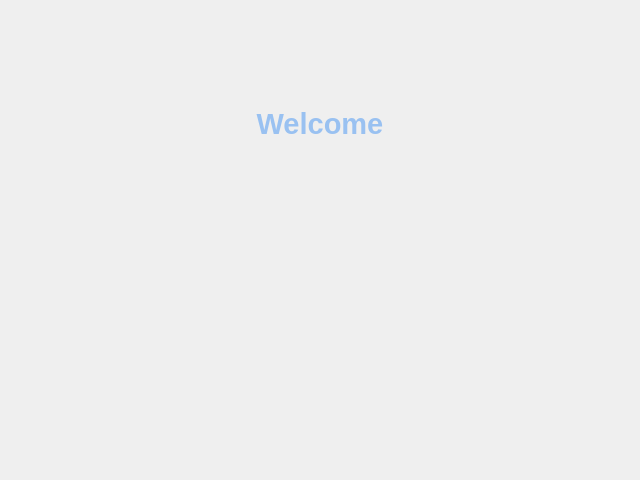
<?xml version="1.0" encoding="UTF-8"?>
<ui version="4.0">
 <class>NJoySplashScreen</class>
 <widget class="QWidget" name="NJoySplashScreen">
  <property name="geometry">
   <rect>
    <x>0</x>
    <y>0</y>
    <width>640</width>
    <height>480</height>
   </rect>
  </property>
  <property name="windowTitle">
   <string>NJOY Interface</string>
  </property>
  <layout class="QGridLayout" name="gridLayout">
   <item row="2" column="0">
    <widget class="QLabel" name="labelIcon">
     <property name="text">
      <string/>
     </property>
     <property name="pixmap">
      <pixmap resource="Resources.qrc">:/Icons/atom.png</pixmap>
     </property>
     <property name="alignment">
      <set>Qt::AlignHCenter|Qt::AlignTop</set>
     </property>
    </widget>
   </item>
   <item row="1" column="0">
    <widget class="QLabel" name="labelWelcome">
     <property name="text">
      <string>&lt;html&gt;&lt;head/&gt;&lt;body&gt;&lt;p align=&quot;center&quot;&gt;&lt;span style=&quot; font-size:22pt; font-weight:700; color:#99c1f1;&quot;&gt;Welcome&lt;/span&gt;&lt;/p&gt;&lt;/body&gt;&lt;/html&gt;</string>
     </property>
    </widget>
   </item>
  </layout>
 </widget>
 <resources>
  <include location="Resources.qrc"/>
 </resources>
 <connections/>
</ui>
